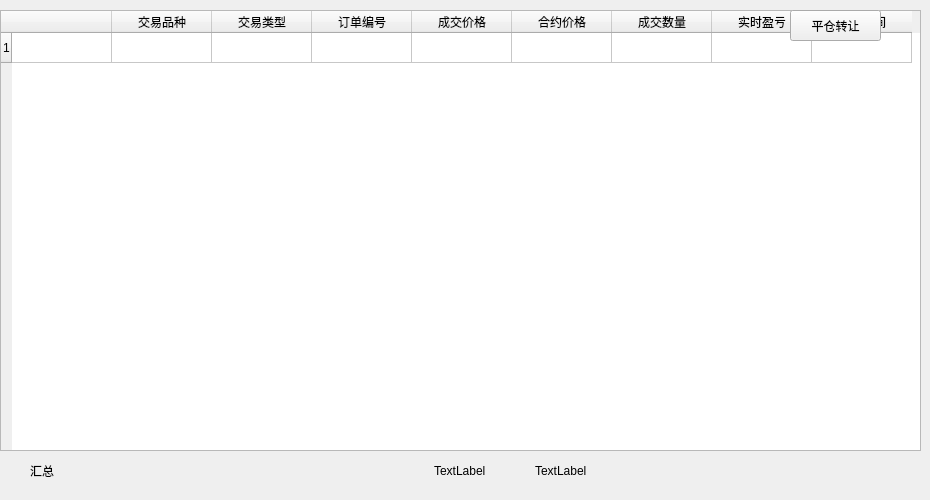
    <widget class="QWidget" name="tab_10">
     <attribute name="title">
      <string>持仓明细</string>
     </attribute>
     <widget class="QTableWidget" name="tableWidget_3">
      <property name="geometry">
       <rect>
        <x>0</x>
        <y>10</y>
        <width>921</width>
        <height>441</height>
       </rect>
      </property>
      <property name="font">
       <font>
        <pointsize>9</pointsize>
       </font>
      </property>
      <property name="rowCount">
       <number>1</number>
      </property>
      <row/>
      <column>
       <property name="text">
        <string/>
       </property>
      </column>
      <column>
       <property name="text">
        <string>交易品种</string>
       </property>
      </column>
      <column>
       <property name="text">
        <string>交易类型</string>
       </property>
      </column>
      <column>
       <property name="text">
        <string>订单编号</string>
       </property>
      </column>
      <column>
       <property name="text">
        <string>成交价格</string>
       </property>
      </column>
      <column>
       <property name="text">
        <string>合约价格</string>
       </property>
      </column>
      <column>
       <property name="text">
        <string>成交数量</string>
       </property>
      </column>
      <column>
       <property name="text">
        <string>实时盈亏</string>
       </property>
      </column>
      <column>
       <property name="text">
        <string>成交时间</string>
       </property>
      </column>
     </widget>
     <widget class="QPushButton" name="pushButton_34">
      <property name="geometry">
       <rect>
        <x>790</x>
        <y>10</y>
        <width>91</width>
        <height>31</height>
       </rect>
      </property>
      <property name="text">
       <string>平仓转让</string>
      </property>
     </widget>
     <widget class="QWidget" name="horizontalLayoutWidget_4">
      <property name="geometry">
       <rect>
        <x>30</x>
        <y>450</y>
        <width>701</width>
        <height>41</height>
       </rect>
      </property>
      <layout class="QHBoxLayout" name="horizontalLayout_17">
       <item>
        <widget class="QLabel" name="label_34">
         <property name="text">
          <string>汇总</string>
         </property>
        </widget>
       </item>
       <item>
        <widget class="QLabel" name="label_35">
         <property name="text">
          <string/>
         </property>
        </widget>
       </item>
       <item>
        <widget class="QLabel" name="label_36">
         <property name="text">
          <string/>
         </property>
        </widget>
       </item>
       <item>
        <widget class="QLabel" name="label_37">
         <property name="text">
          <string/>
         </property>
        </widget>
       </item>
       <item>
        <widget class="QLabel" name="label_39">
         <property name="text">
          <string>TextLabel</string>
         </property>
        </widget>
       </item>
       <item>
        <widget class="QLabel" name="label_40">
         <property name="text">
          <string>TextLabel</string>
         </property>
        </widget>
       </item>
       <item>
        <widget class="QLabel" name="label_41">
         <property name="text">
          <string/>
         </property>
        </widget>
       </item>
      </layout>
     </widget>
    </widget>
